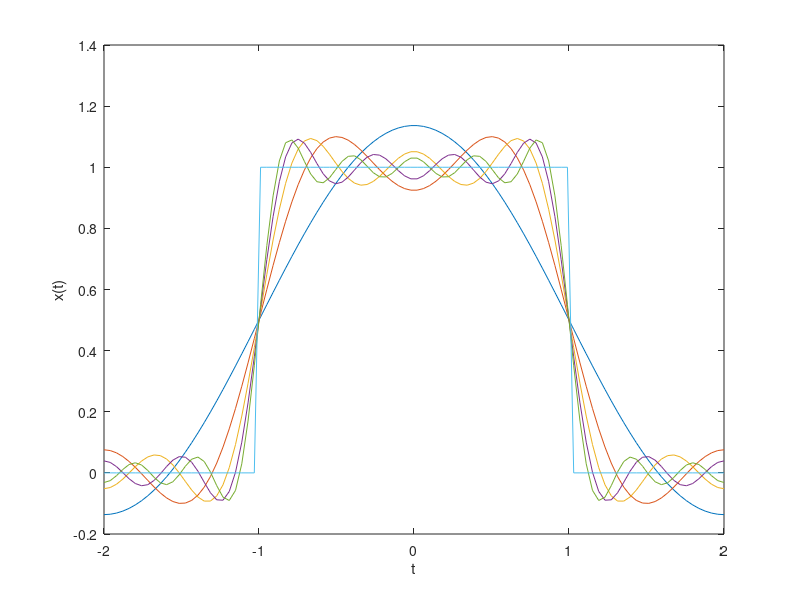

This chart was generated by the following MATLAB code:
function x = C2_1_2
x = 1/2;
t = linspace(-2, 2);

for n = 1: 2: 9
    x = x + sinc(n/2)*cos(pi*t*n/2);
    plot(t, x);
    hold on
end

plot(t, rectpuls(t/2)), xlabel('t'),ylabel('x(t)');
hold off